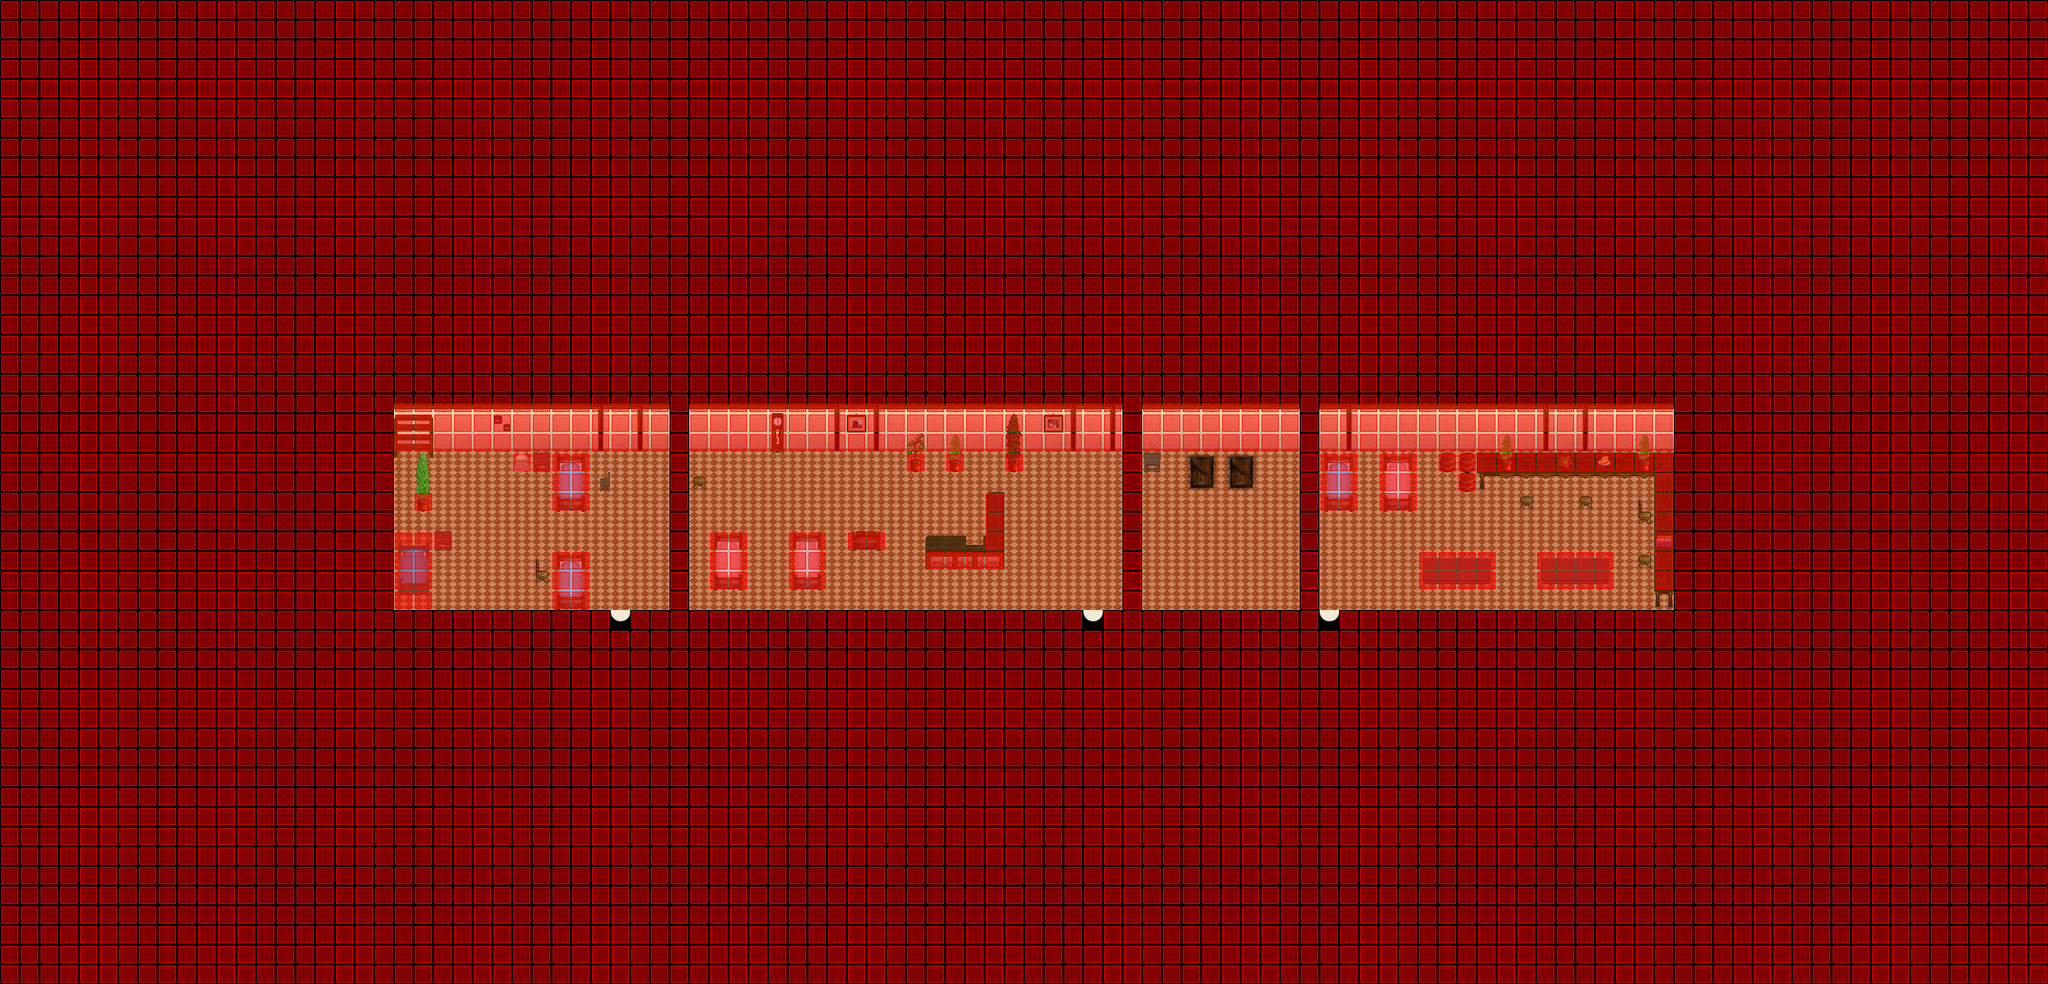

Below is a game level as drawn by its tile map, then a one-line description and the .tmx that defines it (tile-layer data replaced by summaries):
An orthogonal 104x50 tile map with 32x32 px tiles, 5 tile layers (Ground, Ground, Fringe, Over, ...), 6 tilesets and 4 objects (3x WARP, SCRIPT).

<map version="1.0" orientation="orthogonal" width="104" height="50" tilewidth="32" tileheight="32">
 <properties>
  <property name="music" value="inside.ogg" />
 </properties>
 <tileset firstgid="1" name="collision1_32_32" tilewidth="32" tileheight="32">
  <image source="../graphics/tiles/collision1_32_32.png" width="1024" height="1024" />
 </tileset>
 <tileset firstgid="1025" name="indoor3_32_32" tilewidth="32" tileheight="32">
  <image source="../graphics/tiles/indoor3_32_32.png" width="1024" height="1024" />
 </tileset>
 <tileset firstgid="2049" name="indoor2_32_32" tilewidth="32" tileheight="32">
  <image source="../graphics/tiles/indoor2_32_32.png" width="1024" height="1024" />
 </tileset>
 <tileset firstgid="3073" name="indoor2_32_64" tilewidth="32" tileheight="64">
  <image source="../graphics/tiles/indoor2_32_64.png" width="1024" height="1024" />
 </tileset>
 <tileset firstgid="3585" name="indoor2_32_96" tilewidth="32" tileheight="96">
  <image source="../graphics/tiles/indoor2_32_96.png" width="1024" height="960" />
 </tileset>
 <tileset firstgid="3905" name="indoor2_32_64" tilewidth="32" tileheight="64">
  <image source="../graphics/tiles/indoor2_32_64.png" width="1024" height="1024" />
 </tileset>
 <layer name="Ground" width="104" height="50">
  <data>[5200 cells, 66 non-empty, 2 distinct tile ids]</data>
 </layer>
 <layer name="Ground" width="104" height="50">
  <data>[5200 cells, 5200 non-empty, 21 distinct tile ids]</data>
 </layer>
 <layer name="Fringe" width="104" height="50">
  <data>[5200 cells, 112 non-empty, 59 distinct tile ids]</data>
 </layer>
 <layer name="Over" width="104" height="50">
  <data>[5200 cells, 0 non-empty, 0 distinct tile ids]</data>
 </layer>
 <layer name="Collision" width="104" height="50">
  <data>[5200 cells, 4796 non-empty, 1 distinct tile ids]</data>
 </layer>
 <objectgroup name="Object" width="104" height="50">
  <object name="Warp to city" type="WARP" x="992" y="992" width="32" height="32">
   <properties>
    <property name="DEST_MAP" value="ow-o0000-o0000-o0000" />
    <property name="DEST_X" value="2080" />
    <property name="DEST_Y" value="3072" />
   </properties>
  </object>
  <object name="Warp to city" type="WARP" x="1760" y="992" width="32" height="32">
   <properties>
    <property name="DEST_MAP" value="ow-o0000-o0000-o0000" />
    <property name="DEST_X" value="2464" />
    <property name="DEST_Y" value="3072" />
   </properties>
  </object>
  <object name="Warp to city" type="WARP" x="2144" y="992" width="32" height="32">
   <properties>
    <property name="DEST_MAP" value="ow-o0000-o0000-o0000" />
    <property name="DEST_X" value="2656" />
    <property name="DEST_Y" value="3072" />
   </properties>
  </object>
  <object name="External Map Events" type="SCRIPT" x="0" y="-960">
   <properties>
    <property name="FILENAME" value="scripts/maps/iw-selphi-timlet-flat02-o00-o00-o00.lua" />
   </properties>
  </object>
 </objectgroup>
</map>
